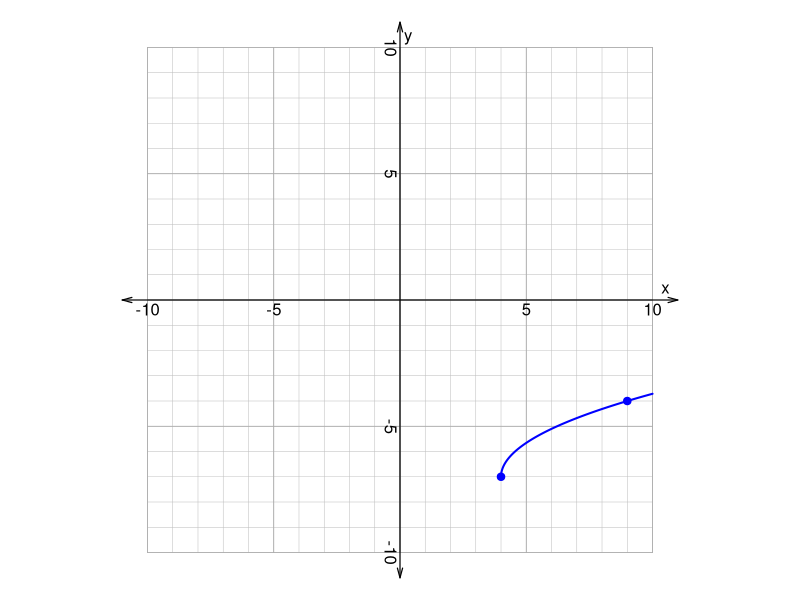
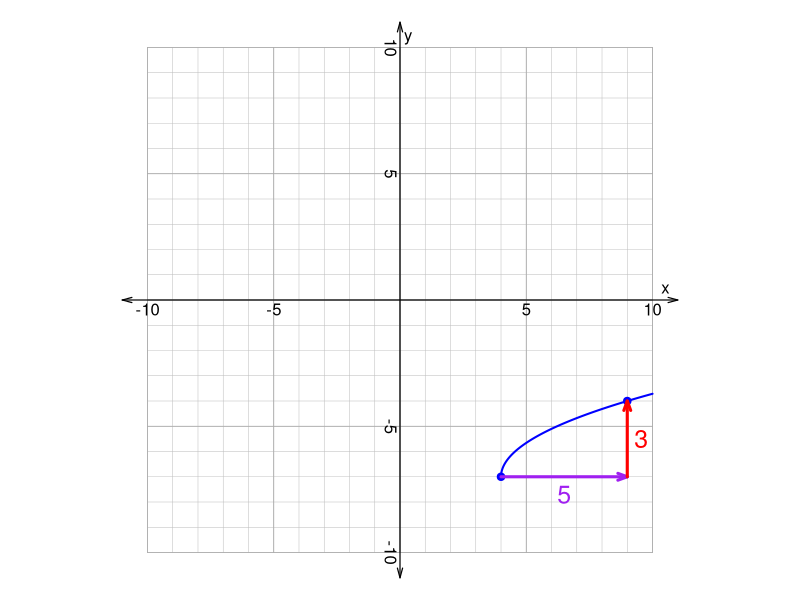

Recreate these plots in R, in order.
## ---- chunk 1
options(scipen=999)

pn = function(coeffs,pows){
    pows = pows[coeffs!=0]
    coeffs = coeffs[coeffs!=0]
    ex1 = paste0("{",coeffs,"}x^{",pows,"}",collapse="+")
    ex1 = gsub("+{-","-{",ex1,fixed=T)
    ex1 = gsub("{1}x^{0}","1",ex1,fixed=T)
    ex1 = gsub("{-1}x^{0}","-1",ex1,fixed=T)
    ex1 = gsub("{1}x","x",ex1,fixed=T)
    ex1 = gsub("{-1}x","-x",ex1,fixed=T)
    ex1 = gsub("x^{0}","",ex1,fixed=T)
    ex1 = gsub("x^{1}","x",ex1,fixed=T)
    ex1 = gsub("+-","-",ex1,fixed=T)
    ex1 = gsub("{","",ex1,fixed=T)
    ex1 = gsub("}","",ex1,fixed=T)
    if(ex1 == ""){
        ex1 = "0"
    }
    return(ex1)
}

while(T){
    mphk = sample(1:7,4)*sample(c(-1,1),4,T)
    m = mphk[1]
    p = mphk[2]
    h = mphk[3]
    k = mphk[4]
    if(abs(p)!=4 && abs(h+p)<10 && abs(k+m)<10 && abs(m)>1 && abs(p)>1){break}
}

ach = c(-7:7)
al = paste0("* ",ach,collapse="\n")

sol1 = paste0(1*(ach==m),collapse="")
sol2 = paste0(1*(ach==p),collapse="")
sol3 = paste0(1*(ach==h),collapse="")
sol4 = paste0(1*(ach==k),collapse="")

eq = paste0("y=",m,"\\sqrt{\\frac{1}{",p,"}(x+",-h,")}+",k)
eq = gsub("+-","-",eq,fixed=T)

## ---- chunk 2
par(mar=c(0,0,0,0),pty="s")
plot(0,0,"n",xlim=c(-11,11),ylim=c(-11,11),axes=F,ann=F)

for(i in -10:10){
    lines(c(-10,10),c(i,i),col="grey",lwd=0.5)
    lines(c(i,i),c(-10,10),col="grey",lwd=0.5)
}
for(i in seq(-10,10,5)){
    lines(c(-10,10),c(i,i),col="darkgrey",lwd=0.8)
    lines(c(i,i),c(-10,10),col="darkgrey",lwd=0.8)
}
for(i in c(-10,-5,5,10)){
    text(i,0,i,adj=c(0.5,1.2))
    text(0,i,i,adj=c(0.5,1.2),srt=-90)
}
text(10.5,0,"x",adj=c(0.5,-0.5))
text(0,10.5,"y",adj=c(-0.5,0.5))

arrows(-11,0,11,0,0.1,15,3,lwd=1.2)
arrows(0,-11,0,11,0.1,15,3,lwd=1.2)

x = seq(h,10*sign(p),0.001*sign(p))
y = m*sqrt(1/p*(x-h))+k
x = x[abs(y)<=10]
y = y[abs(y)<=10]

lines(x,y,col="blue",lwd=2)
points(h,k,col="blue",pch=19)
points(h+p,k+m,col="blue",pch=19)
if(abs(h+4*p)<=10 && abs(k+2*m)<=10){
    points(h+4*p,k+2*m,col="blue",pch=19)
}

## ---- chunk 3
par(mar=c(0,0,0,0),pty="s")
plot(0,0,"n",xlim=c(-11,11),ylim=c(-11,11),axes=F,ann=F)

for(i in -10:10){
    lines(c(-10,10),c(i,i),col="grey",lwd=0.5)
    lines(c(i,i),c(-10,10),col="grey",lwd=0.5)
}
for(i in seq(-10,10,5)){
    lines(c(-10,10),c(i,i),col="darkgrey",lwd=0.8)
    lines(c(i,i),c(-10,10),col="darkgrey",lwd=0.8)
}
for(i in c(-10,-5,5,10)){
    text(i,0,i,adj=c(0.5,1.2))
    text(0,i,i,adj=c(0.5,1.2),srt=-90)
}
text(10.5,0,"x",adj=c(0.5,-0.5))
text(0,10.5,"y",adj=c(-0.5,0.5))

arrows(-11,0,11,0,0.1,15,3,lwd=1.2)
arrows(0,-11,0,11,0.1,15,3,lwd=1.2)

x = seq(h,10*sign(p),0.001*sign(p))
y = m*sqrt(1/p*(x-h))+k
x = x[abs(y)<=10]
y = y[abs(y)<=10]

lines(x,y,col="blue",lwd=2)
points(h,k,col="blue",pch=19)
points(h+p,k+m,col="blue",pch=19)
if(abs(h+4*p)<=10 && abs(k+2*m)<=10){
    points(h+4*p,k+2*m,col="blue",pch=19)
}

arrows(h,k,h+p,k,0.1,20,col="purple",lwd=3)
text(h+p/2,k,p,col="purple",adj=c(0.5,0.5+sign(m)),cex=1.5)
arrows(h+p,k,h+p,k+m,0.1,20,col="red",lwd=3)
text(h+p,k+m/2,m,col="red",adj=c(0.5-sign(p),0.5),cex=1.5)

